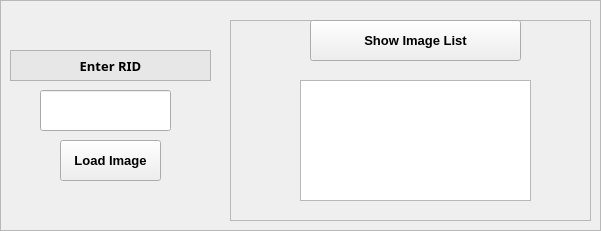
   <widget class="QFrame" name="LoadImageframe">
    <property name="geometry">
     <rect>
      <x>0</x>
      <y>130</y>
      <width>601</width>
      <height>231</height>
     </rect>
    </property>
    <property name="frameShape">
     <enum>QFrame::StyledPanel</enum>
    </property>
    <property name="frameShadow">
     <enum>QFrame::Raised</enum>
    </property>
    <widget class="QFrame" name="dataF">
     <property name="geometry">
      <rect>
       <x>0</x>
       <y>0</y>
       <width>601</width>
       <height>231</height>
      </rect>
     </property>
     <property name="frameShape">
      <enum>QFrame::StyledPanel</enum>
     </property>
     <property name="frameShadow">
      <enum>QFrame::Raised</enum>
     </property>
     <widget class="QFrame" name="frame_3">
      <property name="geometry">
       <rect>
        <x>230</x>
        <y>20</y>
        <width>361</width>
        <height>201</height>
       </rect>
      </property>
      <property name="autoFillBackground">
       <bool>true</bool>
      </property>
      <property name="frameShape">
       <enum>QFrame::StyledPanel</enum>
      </property>
      <property name="frameShadow">
       <enum>QFrame::Raised</enum>
      </property>
      <widget class="QPushButton" name="imageList">
       <property name="geometry">
        <rect>
         <x>80</x>
         <y>0</y>
         <width>211</width>
         <height>41</height>
        </rect>
       </property>
       <property name="font">
        <font>
         <pointsize>10</pointsize>
         <weight>75</weight>
         <bold>true</bold>
        </font>
       </property>
       <property name="text">
        <string>Show Image List</string>
       </property>
      </widget>
      <widget class="QTableView" name="outputTable">
       <property name="geometry">
        <rect>
         <x>70</x>
         <y>60</y>
         <width>231</width>
         <height>121</height>
        </rect>
       </property>
      </widget>
     </widget>
     <widget class="QPushButton" name="loadBtn">
      <property name="geometry">
       <rect>
        <x>60</x>
        <y>140</y>
        <width>101</width>
        <height>41</height>
       </rect>
      </property>
      <property name="font">
       <font>
        <pointsize>10</pointsize>
        <weight>75</weight>
        <bold>true</bold>
       </font>
      </property>
      <property name="text">
       <string>Load Image</string>
      </property>
     </widget>
     <widget class="QLabel" name="einBtn">
      <property name="geometry">
       <rect>
        <x>10</x>
        <y>50</y>
        <width>201</width>
        <height>31</height>
       </rect>
      </property>
      <property name="minimumSize">
       <size>
        <width>0</width>
        <height>9</height>
       </size>
      </property>
      <property name="palette">
       <palette>
        <active>
         <colorrole role="WindowText">
          <brush brushstyle="SolidPattern">
           <color alpha="255">
            <red>0</red>
            <green>0</green>
            <blue>0</blue>
           </color>
          </brush>
         </colorrole>
         <colorrole role="Button">
          <brush brushstyle="SolidPattern">
           <color alpha="255">
            <red>231</red>
            <green>231</green>
            <blue>231</blue>
           </color>
          </brush>
         </colorrole>
         <colorrole role="Light">
          <brush brushstyle="SolidPattern">
           <color alpha="255">
            <red>255</red>
            <green>255</green>
            <blue>255</blue>
           </color>
          </brush>
         </colorrole>
         <colorrole role="Midlight">
          <brush brushstyle="SolidPattern">
           <color alpha="255">
            <red>243</red>
            <green>243</green>
            <blue>243</blue>
           </color>
          </brush>
         </colorrole>
         <colorrole role="Dark">
          <brush brushstyle="SolidPattern">
           <color alpha="255">
            <red>115</red>
            <green>115</green>
            <blue>115</blue>
           </color>
          </brush>
         </colorrole>
         <colorrole role="Mid">
          <brush brushstyle="SolidPattern">
           <color alpha="255">
            <red>154</red>
            <green>154</green>
            <blue>154</blue>
           </color>
          </brush>
         </colorrole>
         <colorrole role="Text">
          <brush brushstyle="SolidPattern">
           <color alpha="255">
            <red>0</red>
            <green>0</green>
            <blue>0</blue>
           </color>
          </brush>
         </colorrole>
         <colorrole role="BrightText">
          <brush brushstyle="SolidPattern">
           <color alpha="255">
            <red>255</red>
            <green>255</green>
            <blue>255</blue>
           </color>
          </brush>
         </colorrole>
         <colorrole role="ButtonText">
          <brush brushstyle="SolidPattern">
           <color alpha="255">
            <red>0</red>
            <green>0</green>
            <blue>0</blue>
           </color>
          </brush>
         </colorrole>
         <colorrole role="Base">
          <brush brushstyle="SolidPattern">
           <color alpha="255">
            <red>255</red>
            <green>255</green>
            <blue>255</blue>
           </color>
          </brush>
         </colorrole>
         <colorrole role="Window">
          <brush brushstyle="SolidPattern">
           <color alpha="255">
            <red>231</red>
            <green>231</green>
            <blue>231</blue>
           </color>
          </brush>
         </colorrole>
         <colorrole role="Shadow">
          <brush brushstyle="SolidPattern">
           <color alpha="255">
            <red>0</red>
            <green>0</green>
            <blue>0</blue>
           </color>
          </brush>
         </colorrole>
         <colorrole role="AlternateBase">
          <brush brushstyle="SolidPattern">
           <color alpha="255">
            <red>243</red>
            <green>243</green>
            <blue>243</blue>
           </color>
          </brush>
         </colorrole>
         <colorrole role="ToolTipBase">
          <brush brushstyle="SolidPattern">
           <color alpha="255">
            <red>255</red>
            <green>255</green>
            <blue>220</blue>
           </color>
          </brush>
         </colorrole>
         <colorrole role="ToolTipText">
          <brush brushstyle="SolidPattern">
           <color alpha="255">
            <red>0</red>
            <green>0</green>
            <blue>0</blue>
           </color>
          </brush>
         </colorrole>
        </active>
        <inactive>
         <colorrole role="WindowText">
          <brush brushstyle="SolidPattern">
           <color alpha="255">
            <red>0</red>
            <green>0</green>
            <blue>0</blue>
           </color>
          </brush>
         </colorrole>
         <colorrole role="Button">
          <brush brushstyle="SolidPattern">
           <color alpha="255">
            <red>231</red>
            <green>231</green>
            <blue>231</blue>
           </color>
          </brush>
         </colorrole>
         <colorrole role="Light">
          <brush brushstyle="SolidPattern">
           <color alpha="255">
            <red>255</red>
            <green>255</green>
            <blue>255</blue>
           </color>
          </brush>
         </colorrole>
         <colorrole role="Midlight">
          <brush brushstyle="SolidPattern">
           <color alpha="255">
            <red>243</red>
            <green>243</green>
            <blue>243</blue>
           </color>
          </brush>
         </colorrole>
         <colorrole role="Dark">
          <brush brushstyle="SolidPattern">
           <color alpha="255">
            <red>115</red>
            <green>115</green>
            <blue>115</blue>
           </color>
          </brush>
         </colorrole>
         <colorrole role="Mid">
          <brush brushstyle="SolidPattern">
           <color alpha="255">
            <red>154</red>
            <green>154</green>
            <blue>154</blue>
           </color>
          </brush>
         </colorrole>
         <colorrole role="Text">
          <brush brushstyle="SolidPattern">
           <color alpha="255">
            <red>0</red>
            <green>0</green>
            <blue>0</blue>
           </color>
          </brush>
         </colorrole>
         <colorrole role="BrightText">
          <brush brushstyle="SolidPattern">
           <color alpha="255">
            <red>255</red>
            <green>255</green>
            <blue>255</blue>
           </color>
          </brush>
         </colorrole>
         <colorrole role="ButtonText">
          <brush brushstyle="SolidPattern">
           <color alpha="255">
            <red>0</red>
            <green>0</green>
            <blue>0</blue>
           </color>
          </brush>
         </colorrole>
         <colorrole role="Base">
          <brush brushstyle="SolidPattern">
           <color alpha="255">
            <red>255</red>
            <green>255</green>
            <blue>255</blue>
           </color>
          </brush>
         </colorrole>
         <colorrole role="Window">
          <brush brushstyle="SolidPattern">
           <color alpha="255">
            <red>231</red>
            <green>231</green>
            <blue>231</blue>
           </color>
          </brush>
         </colorrole>
         <colorrole role="Shadow">
          <brush brushstyle="SolidPattern">
           <color alpha="255">
            <red>0</red>
            <green>0</green>
            <blue>0</blue>
           </color>
          </brush>
         </colorrole>
         <colorrole role="AlternateBase">
          <brush brushstyle="SolidPattern">
           <color alpha="255">
            <red>243</red>
            <green>243</green>
            <blue>243</blue>
           </color>
          </brush>
         </colorrole>
         <colorrole role="ToolTipBase">
          <brush brushstyle="SolidPattern">
           <color alpha="255">
            <red>255</red>
            <green>255</green>
            <blue>220</blue>
           </color>
          </brush>
         </colorrole>
         <colorrole role="ToolTipText">
          <brush brushstyle="SolidPattern">
           <color alpha="255">
            <red>0</red>
            <green>0</green>
            <blue>0</blue>
           </color>
          </brush>
         </colorrole>
        </inactive>
        <disabled>
         <colorrole role="WindowText">
          <brush brushstyle="SolidPattern">
           <color alpha="255">
            <red>115</red>
            <green>115</green>
            <blue>115</blue>
           </color>
          </brush>
         </colorrole>
         <colorrole role="Button">
          <brush brushstyle="SolidPattern">
           <color alpha="255">
            <red>231</red>
            <green>231</green>
            <blue>231</blue>
           </color>
          </brush>
         </colorrole>
         <colorrole role="Light">
          <brush brushstyle="SolidPattern">
           <color alpha="255">
            <red>255</red>
            <green>255</green>
            <blue>255</blue>
           </color>
          </brush>
         </colorrole>
         <colorrole role="Midlight">
          <brush brushstyle="SolidPattern">
           <color alpha="255">
            <red>243</red>
            <green>243</green>
            <blue>243</blue>
           </color>
          </brush>
         </colorrole>
         <colorrole role="Dark">
          <brush brushstyle="SolidPattern">
           <color alpha="255">
            <red>115</red>
            <green>115</green>
            <blue>115</blue>
           </color>
          </brush>
         </colorrole>
         <colorrole role="Mid">
          <brush brushstyle="SolidPattern">
           <color alpha="255">
            <red>154</red>
            <green>154</green>
            <blue>154</blue>
           </color>
          </brush>
         </colorrole>
         <colorrole role="Text">
          <brush brushstyle="SolidPattern">
           <color alpha="255">
            <red>115</red>
            <green>115</green>
            <blue>115</blue>
           </color>
          </brush>
         </colorrole>
         <colorrole role="BrightText">
          <brush brushstyle="SolidPattern">
           <color alpha="255">
            <red>255</red>
            <green>255</green>
            <blue>255</blue>
           </color>
          </brush>
         </colorrole>
         <colorrole role="ButtonText">
          <brush brushstyle="SolidPattern">
           <color alpha="255">
            <red>115</red>
            <green>115</green>
            <blue>115</blue>
           </color>
          </brush>
         </colorrole>
         <colorrole role="Base">
          <brush brushstyle="SolidPattern">
           <color alpha="255">
            <red>231</red>
            <green>231</green>
            <blue>231</blue>
           </color>
          </brush>
         </colorrole>
         <colorrole role="Window">
          <brush brushstyle="SolidPattern">
           <color alpha="255">
            <red>231</red>
            <green>231</green>
            <blue>231</blue>
           </color>
          </brush>
         </colorrole>
         <colorrole role="Shadow">
          <brush brushstyle="SolidPattern">
           <color alpha="255">
            <red>0</red>
            <green>0</green>
            <blue>0</blue>
           </color>
          </brush>
         </colorrole>
         <colorrole role="AlternateBase">
          <brush brushstyle="SolidPattern">
           <color alpha="255">
            <red>231</red>
            <green>231</green>
            <blue>231</blue>
           </color>
          </brush>
         </colorrole>
         <colorrole role="ToolTipBase">
          <brush brushstyle="SolidPattern">
           <color alpha="255">
            <red>255</red>
            <green>255</green>
            <blue>220</blue>
           </color>
          </brush>
         </colorrole>
         <colorrole role="ToolTipText">
          <brush brushstyle="SolidPattern">
           <color alpha="255">
            <red>0</red>
            <green>0</green>
            <blue>0</blue>
           </color>
          </brush>
         </colorrole>
        </disabled>
       </palette>
      </property>
      <property name="font">
       <font>
        <family>Amazon Ember</family>
        <pointsize>10</pointsize>
        <weight>75</weight>
        <bold>true</bold>
       </font>
      </property>
      <property name="autoFillBackground">
       <bool>true</bool>
      </property>
      <property name="frameShape">
       <enum>QFrame::StyledPanel</enum>
      </property>
      <property name="frameShadow">
       <enum>QFrame::Plain</enum>
      </property>
      <property name="text">
       <string>Enter RID</string>
      </property>
      <property name="textFormat">
       <enum>Qt::PlainText</enum>
      </property>
      <property name="alignment">
       <set>Qt::AlignCenter</set>
      </property>
      <property name="wordWrap">
       <bool>false</bool>
      </property>
     </widget>
     <widget class="QLineEdit" name="ridT">
      <property name="geometry">
       <rect>
        <x>40</x>
        <y>90</y>
        <width>131</width>
        <height>41</height>
       </rect>
      </property>
      <property name="font">
       <font>
        <family>Amazon Ember</family>
        <pointsize>9</pointsize>
        <weight>50</weight>
        <bold>false</bold>
       </font>
      </property>
      <property name="text">
       <string/>
      </property>
     </widget>
    </widget>
   </widget>
